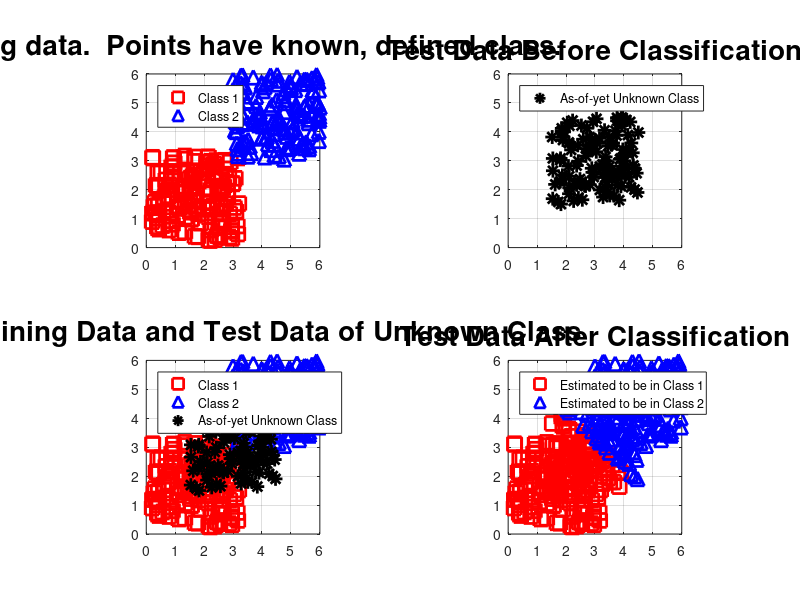
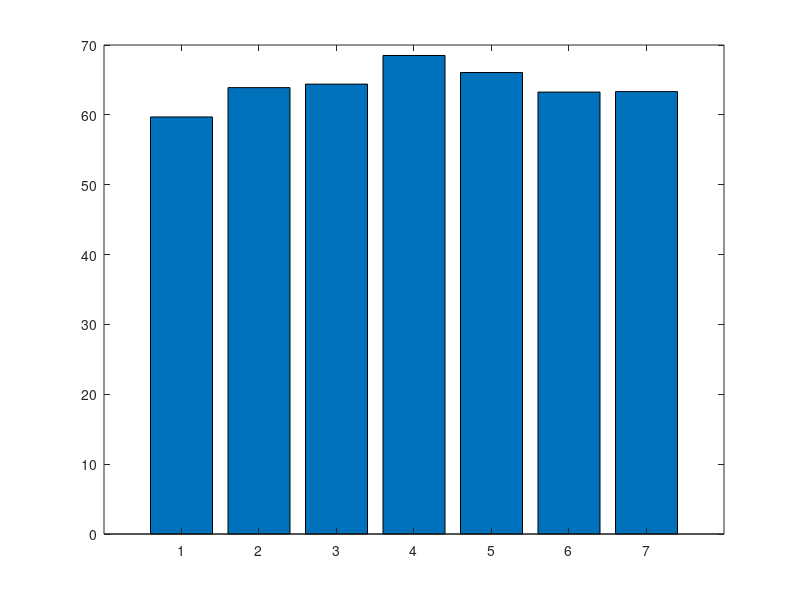

Write the MATLAB code that produced these figures, in order. (Note: this script raises an error after producing the figures.)
clc
clear
close
% Initialization
numTrainingPoints = 150; % Number of sample for train set
numUnknownPoints = 120; % Number of sample for test set
lineWidth = 2;
fontSize = 20;
markerSize = 10;

% Number of K
k = 50;

% Training data MxD, M is number of sample, D is dimension
trainingCoords1 = rand(numTrainingPoints, 2) *3 + 0.2;
trainingCoords2 = rand(numTrainingPoints, 2) * 3 + 3;
data = [trainingCoords1; trainingCoords2];

% Label for the train set
labels = nan(length(data),1);
labels(1:length(data)/2+1,1) = 1;labels(length(data)/2+1:end,1) = 0;

% Test data
t_data = 3 * (rand(numUnknownPoints, 2) - 0.5) + 3;
t_labels = [];
for idx = 1:numel(t_data(:,1))
    if t_data(idx,1) < 4 && t_data(idx,2) < 4
        t_labels(idx) = 1;
    else
        t_labels(idx) = 0;
    end
end

% labels for the test set


%initialization
predicted_labels=zeros(size(t_data,1),1);
ed=zeros(size(t_data,1),size(data,1)); %ed: (MxN) euclidean distances 
ind=zeros(size(t_data,1),size(data,1)); %corresponding indices (MxN)
k_nn=zeros(size(t_data,1),k); %k-nearest neighbors for testing sample (Mxk)

%calc euclidean distances between each testing data point and the training
%data samples
for test_point=1:size(t_data,1)
    for train_point=1:size(data,1)
        %calc and store sorted euclidean distances with corresponding indices
        ed(test_point,train_point)=sqrt(...
            sum((t_data(test_point,:)-data(train_point,:)).^2));
    end
    [ed(test_point,:),ind(test_point,:)]=sort(ed(test_point,:));
end

%find the nearest k for each data point of the testing data
k_nn=ind(:,1:k);
nn_index=k_nn(:,1);
%get the majority vote 
for i=1:size(k_nn,1)
    options=unique(labels(k_nn(i,:)'));
    max_count=0;
    max_label=0;
    for j=1:length(options)
        L=length(find(labels(k_nn(i,:)')==options(j)));
        if L>max_count
            max_label=options(j);
            max_count=L;
        end
    end
    predicted_labels(i)=max_label;
end

% Compute accuracy
accuracy=length(find(predicted_labels==t_labels))/size(t_data,1)

final_data = [data;t_data];
final_label = [labels;predicted_labels];
All_data = [final_data final_label];

% Get index for class with label 0 and group into one matrix
class0 = find(All_data(:,3) > 0);
classZero = All_data(class0,:);

% Get index for class with label 1 and group into one matrix
class1 = find(All_data(:,3) < 1);
classOne = All_data(class1,:);

% Visualization
figure(1);
subplot(2,2,1)
plot(trainingCoords1(:, 1), trainingCoords1(:, 2), 'rs', 'LineWidth', lineWidth, 'MarkerSize', markerSize);
hold on;
plot(trainingCoords2(:, 1), trainingCoords2(:, 2), 'b^', 'LineWidth', lineWidth, 'MarkerSize', markerSize);
grid on;
xlim([0, 6]);
ylim([0, 6]);
axis square;
title('Training data.  Points have known, defined class.', 'FontSize', fontSize, 'Interpreter', 'None');
legend('Class 1', 'Class 2', 'Location', 'northwest');
% Enlarge figure to full screen.
set(gcf, 'Units', 'Normalized', 'Outerposition', [0, 0, 1, 1]);

subplot(2, 2, 2);
plot(t_data(:, 1), t_data(:, 2), 'k*', 'LineWidth', lineWidth, 'MarkerSize', markerSize);
grid on;
xlim([0, 6]);
ylim([0, 6]);
axis square;
legend('As-of-yet Unknown Class', 'Location', 'northwest');
title('Test Data Before Classification', 'FontSize', fontSize, 'Interpreter', 'None');

subplot(2, 2, 3);
plot(trainingCoords1(:, 1), trainingCoords1(:, 2), 'rs', 'LineWidth', lineWidth, 'MarkerSize', markerSize);
hold on;
plot(trainingCoords2(:, 1), trainingCoords2(:, 2), 'b^', 'LineWidth', lineWidth, 'MarkerSize', markerSize);
% Plot the test data points with as-of-yet unknown class all in black asterisks.
plot(t_data(:, 1), t_data(:, 2), 'k*', 'LineWidth', lineWidth, 'MarkerSize', markerSize);
grid on;
xlim([0, 6]);
ylim([0, 6]);
axis square;
legend('Class 1', 'Class 2', 'As-of-yet Unknown Class', 'Location', 'northwest');
title('Both Training Data and Test Data of Unknown Class', 'FontSize', fontSize, 'Interpreter', 'None');

% Now plot what we found.  Each class gets the same marker as the training class.
subplot(2, 2, 4);
plot(classZero(:, 1), classZero(:, 2), 'rs', 'LineWidth', lineWidth, 'MarkerSize', markerSize);
hold on;
plot(classOne(:, 1), classOne(:, 2), 'b^', 'LineWidth', lineWidth, 'MarkerSize', markerSize);
grid on;
axis square;
xlim([0, 6]);
ylim([0, 6]);
title('Test Data After Classification', 'FontSize', fontSize, 'Interpreter', 'None');
legend('Estimated to be in Class 1', 'Estimated to be in Class 2', 'Location', 'northwest');


%% plot bar plot

figure(2);
results = [59.7 63.9 64.4 68.5 66.06 63.26 63.33];
bar(results); hold on
yline(50);
str={'k=2','k=4','k=8','k=12','k=20','k=30','k=50'};
set(gca, 'XTickLabel',str, 'XTick',1:numel(str))
xlabel("K value");
ylabel("Accuracy (%)");
title("KNN accuracy for Two classes across different K")
